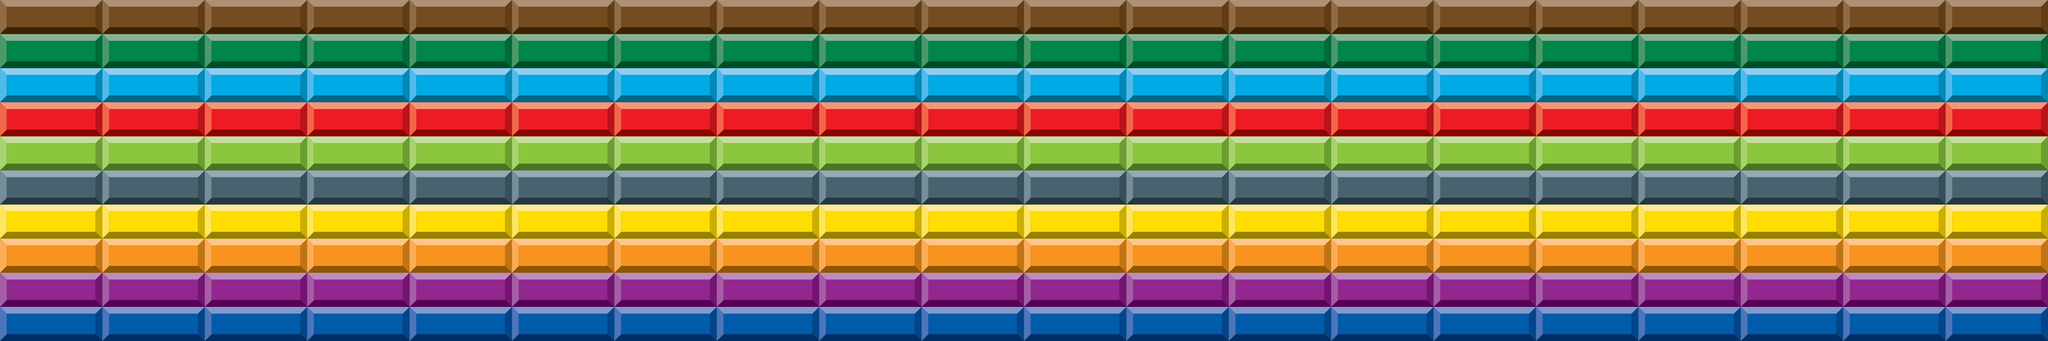

Tiled map render using the project's own tile images. Description and the map definition, with tile-layer contents summarised, below:
An orthogonal 20x10 tile map with 384x128 px tiles, 1 tile layer (Tiles) and 200 objects.

<map version="1.5" tiledversion="1.7.2" orientation="orthogonal" renderorder="right-down" width="20" height="10" tilewidth="384" tileheight="128" infinite="0" nextlayerid="3" nextobjectid="267">
 <tileset firstgid="1" source="Bricks.tsx" />
 <layer id="1" name="Tiles" width="20" height="10">
  <data>[200 cells, 200 non-empty, 10 distinct tile ids]</data>
 </layer>
 <objectgroup id="2" name="Boxes">
  <object id="22" x="0" y="128" width="384" height="128" />
  <object id="23" x="384" y="128" width="384" height="128" />
  <object id="29" x="768" y="128" width="384" height="128" />
  <object id="30" x="1152" y="128" width="384" height="128" />
  <object id="31" x="1536" y="128" width="384" height="128" />
  <object id="32" x="1920" y="128" width="384" height="128" />
  <object id="33" x="2304" y="128" width="384" height="128" />
  <object id="34" x="2688" y="128" width="384" height="128" />
  <object id="35" x="3072" y="128" width="384" height="128" />
  <object id="36" x="3456" y="128" width="384" height="128" />
  <object id="37" x="3840" y="128" width="384" height="128" />
  <object id="38" x="4224" y="128" width="384" height="128" />
  <object id="39" x="4608" y="128" width="384" height="128" />
  <object id="40" x="4992" y="128" width="384" height="128" />
  <object id="41" x="5376" y="128" width="384" height="128" />
  <object id="42" x="5760" y="128" width="384" height="128" />
  <object id="43" x="6144" y="128" width="384" height="128" />
  <object id="44" x="6528" y="128" width="384" height="128" />
  <object id="45" x="6912" y="128" width="384" height="128" />
  <object id="46" x="7296" y="128" width="384" height="128" />
  <object id="47" x="0" y="0" width="384" height="128" />
  <object id="48" x="384" y="0" width="384" height="128" />
  <object id="49" x="768" y="0" width="384" height="128" />
  <object id="50" x="1152" y="0" width="384" height="128" />
  <object id="51" x="1536" y="0" width="384" height="128" />
  <object id="52" x="1920" y="0" width="384" height="128" />
  <object id="53" x="2304" y="0" width="384" height="128" />
  <object id="54" x="2688" y="0" width="384" height="128" />
  <object id="55" x="3072" y="0" width="384" height="128" />
  <object id="56" x="3456" y="0" width="384" height="128" />
  <object id="57" x="3840" y="0" width="384" height="128" />
  <object id="58" x="4224" y="0" width="384" height="128" />
  <object id="59" x="4608" y="0" width="384" height="128" />
  <object id="60" x="4992" y="0" width="384" height="128" />
  <object id="61" x="5376" y="0" width="384" height="128" />
  <object id="62" x="5760" y="0" width="384" height="128" />
  <object id="63" x="6144" y="0" width="384" height="128" />
  <object id="64" x="6528" y="0" width="384" height="128" />
  <object id="65" x="6912" y="0" width="384" height="128" />
  <object id="66" x="7296" y="0" width="384" height="128" />
  <object id="67" x="0" y="256" width="384" height="128" />
  <object id="68" x="384" y="256" width="384" height="128" />
  <object id="69" x="768" y="256" width="384" height="128" />
  <object id="70" x="1152" y="256" width="384" height="128" />
  <object id="71" x="1536" y="256" width="384" height="128" />
  <object id="72" x="1920" y="256" width="384" height="128" />
  <object id="73" x="2304" y="256" width="384" height="128" />
  <object id="74" x="2688" y="256" width="384" height="128" />
  <object id="75" x="3072" y="256" width="384" height="128" />
  <object id="76" x="3456" y="256" width="384" height="128" />
  <object id="77" x="3840" y="256" width="384" height="128" />
  <object id="78" x="4224" y="256" width="384" height="128" />
  <object id="79" x="4608" y="256" width="384" height="128" />
  <object id="80" x="4992" y="256" width="384" height="128" />
  <object id="81" x="5376" y="256" width="384" height="128" />
  <object id="82" x="5760" y="256" width="384" height="128" />
  <object id="83" x="6144" y="256" width="384" height="128" />
  <object id="84" x="6528" y="256" width="384" height="128" />
  <object id="85" x="6912" y="256" width="384" height="128" />
  <object id="86" x="7296" y="256" width="384" height="128" />
  <object id="87" x="0" y="384" width="384" height="128" />
  <object id="88" x="384" y="384" width="384" height="128" />
  <object id="89" x="768" y="384" width="384" height="128" />
  <object id="90" x="1152" y="384" width="384" height="128" />
  <object id="91" x="1536" y="384" width="384" height="128" />
  <object id="92" x="1920" y="384" width="384" height="128" />
  <object id="93" x="2304" y="384" width="384" height="128" />
  <object id="94" x="2688" y="384" width="384" height="128" />
  <object id="95" x="3072" y="384" width="384" height="128" />
  <object id="96" x="3456" y="384" width="384" height="128" />
  <object id="97" x="3840" y="384" width="384" height="128" />
  <object id="98" x="4224" y="384" width="384" height="128" />
  <object id="99" x="4608" y="384" width="384" height="128" />
  <object id="100" x="4992" y="384" width="384" height="128" />
  <object id="101" x="5376" y="384" width="384" height="128" />
  <object id="102" x="5760" y="384" width="384" height="128" />
  <object id="103" x="6144" y="384" width="384" height="128" />
  <object id="104" x="6528" y="384" width="384" height="128" />
  <object id="105" x="6912" y="384" width="384" height="128" />
  <object id="106" x="7296" y="384" width="384" height="128" />
  <object id="107" x="0" y="640" width="384" height="128" />
  <object id="108" x="384" y="640" width="384" height="128" />
  <object id="109" x="768" y="640" width="384" height="128" />
  <object id="110" x="1152" y="640" width="384" height="128" />
  <object id="111" x="1536" y="640" width="384" height="128" />
  <object id="112" x="1920" y="640" width="384" height="128" />
  <object id="113" x="2304" y="640" width="384" height="128" />
  <object id="114" x="2688" y="640" width="384" height="128" />
  <object id="115" x="3072" y="640" width="384" height="128" />
  <object id="116" x="3456" y="640" width="384" height="128" />
  <object id="117" x="3840" y="640" width="384" height="128" />
  <object id="118" x="4224" y="640" width="384" height="128" />
  <object id="119" x="4608" y="640" width="384" height="128" />
  <object id="120" x="4992" y="640" width="384" height="128" />
  <object id="121" x="5376" y="640" width="384" height="128" />
  <object id="122" x="5760" y="640" width="384" height="128" />
  <object id="123" x="6144" y="640" width="384" height="128" />
  <object id="124" x="6528" y="640" width="384" height="128" />
  <object id="125" x="6912" y="640" width="384" height="128" />
  <object id="126" x="7296" y="640" width="384" height="128" />
  <object id="127" x="0" y="512" width="384" height="128" />
  <object id="128" x="384" y="512" width="384" height="128" />
  <object id="129" x="768" y="512" width="384" height="128" />
  <object id="130" x="1152" y="512" width="384" height="128" />
  <object id="131" x="1536" y="512" width="384" height="128" />
  <object id="132" x="1920" y="512" width="384" height="128" />
  <object id="133" x="2304" y="512" width="384" height="128" />
  <object id="134" x="2688" y="512" width="384" height="128" />
  <object id="135" x="3072" y="512" width="384" height="128" />
  <object id="136" x="3456" y="512" width="384" height="128" />
  <object id="137" x="3840" y="512" width="384" height="128" />
  <object id="138" x="4224" y="512" width="384" height="128" />
  <object id="139" x="4608" y="512" width="384" height="128" />
  <object id="140" x="4992" y="512" width="384" height="128" />
  <object id="141" x="5376" y="512" width="384" height="128" />
  <object id="142" x="5760" y="512" width="384" height="128" />
  <object id="143" x="6144" y="512" width="384" height="128" />
  <object id="144" x="6528" y="512" width="384" height="128" />
  <object id="145" x="6912" y="512" width="384" height="128" />
  </objectgroup>
</map>
<!-- 81 of 200 objects omitted -->
